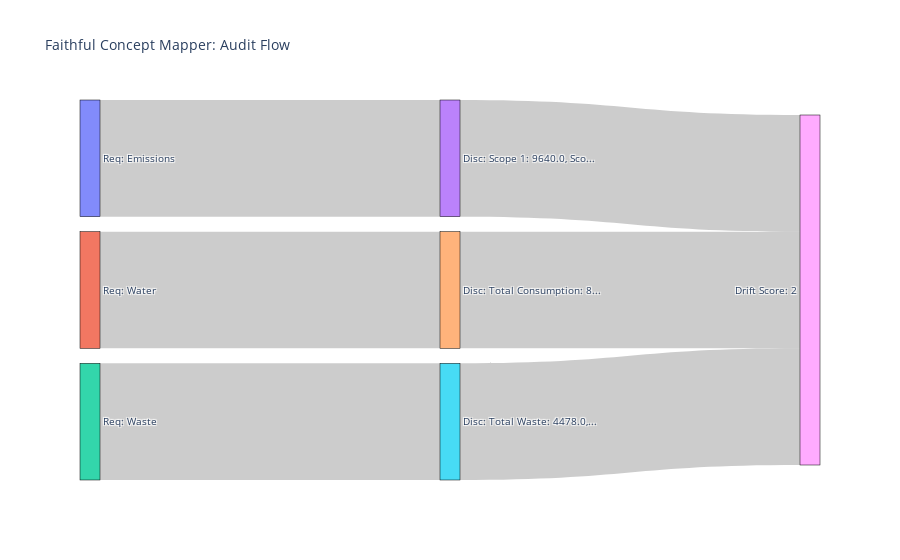

The notebook cell this image was saved under:
### Markdown cell above
### 4. Sankey Diagram (Visualization)
Visualizing the flow: SEBI Requirement -> Company Disclosure -> Drift Status

### Code cell
# Nodes: Requirements (Left), Disclosures (Middle), Scores (Right)
labels = []
sources = []
targets = []
values = []

# Levels
req_indices = {}
current_idx = 0

# 1. Requirement Nodes
for i, row in df_audit.iterrows():
    lbl = f"Req: {row['Requirement']}"
    if lbl not in labels:
        labels.append(lbl)
        req_indices[lbl] = current_idx
        current_idx += 1

# 2. Disclosure Nodes
disc_indices = {}
for i, row in df_audit.iterrows():
    lbl = f"Disc: {str(row['Company_Disclosure'])[:20]}..."
    if lbl not in labels:
        labels.append(lbl)
        disc_indices[lbl] = current_idx
        current_idx += 1

# 3. Score Nodes
score_indices = {}
for s in [0, 1, 2, 3]:
    lbl = f"Drift Score: {s}"
    if lbl not in labels:
        labels.append(lbl)
        score_indices[lbl] = current_idx
        current_idx += 1

# Links
for i, row in df_audit.iterrows():
    # Req -> Disclosure
    r_lbl = f"Req: {row['Requirement']}"
    d_lbl = f"Disc: {str(row['Company_Disclosure'])[:20]}..."
    s_lbl = f"Drift Score: {row['Drift_Score']}"
    
    # Req -> Disc
    sources.append(req_indices[r_lbl])
    targets.append(disc_indices[d_lbl])
    values.append(1)
    
    # Disc -> Score
    sources.append(disc_indices[d_lbl])
    targets.append(score_indices[s_lbl])
    values.append(1)

fig = go.Figure(data=[go.Sankey(
    node=dict(
        pad=15,
        thickness=20,
        line=dict(color="black", width=0.5),
        label=labels
    ),
    link=dict(
        source=sources,
        target=targets,
        value=values
    )
)])

fig.update_layout(title_text="Faithful Concept Mapper: Audit Flow", font_size=10)
fig.show()

### Figure 1 — Plotly figure (JSON) as saved in the notebook; plotly's stock layout.template omitted (floating-point values rounded to 4 significant figures)
{"data": [{"link": {"source": [0, 3, 1, 4, 2, 5], "target": [3, 8, 4, 8, 5, 8], "value": [1, 1, 1, 1, 1, 1]}, "node": {"label": ["Req: Emissions", "Req: Water", "Req: Waste", "Disc: Scope 1: 9640.0, Sco...", "Disc: Total Consumption: 8...", "Disc: Total Waste: 4478.0,...", "Drift Score: 0", "Drift Score: 1", "Drift Score: 2", "Drift Score: 3"], "line": {"color": "black", "width": 0.5}, "pad": 15, "thickness": 20}, "type": "sankey"}], "layout": {"font": {"size": 10}, "title": {"text": "Faithful Concept Mapper: Audit Flow"}}}
